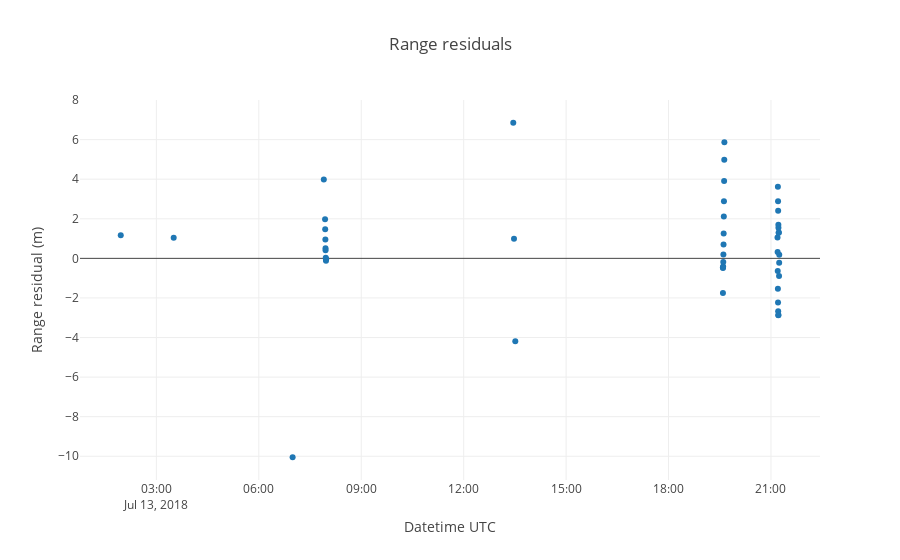

Notebook code for this chart:
### Markdown cell above
Plotting residuals

### Code cell
import plotly.graph_objs as go

trace = go.Scatter(
    x=observedRangeSeries.index, y=observedRangeSeries-estimatedRangeSeries,
    mode='markers'
)

data = [trace]

layout = go.Layout(
    title = 'Range residuals',
    xaxis = dict(
        title = 'Datetime UTC'
    ),
    yaxis = dict(
        title = 'Range residual (m)'
    )
)

fig = dict(data=data, layout=layout)

py.iplot(fig)
